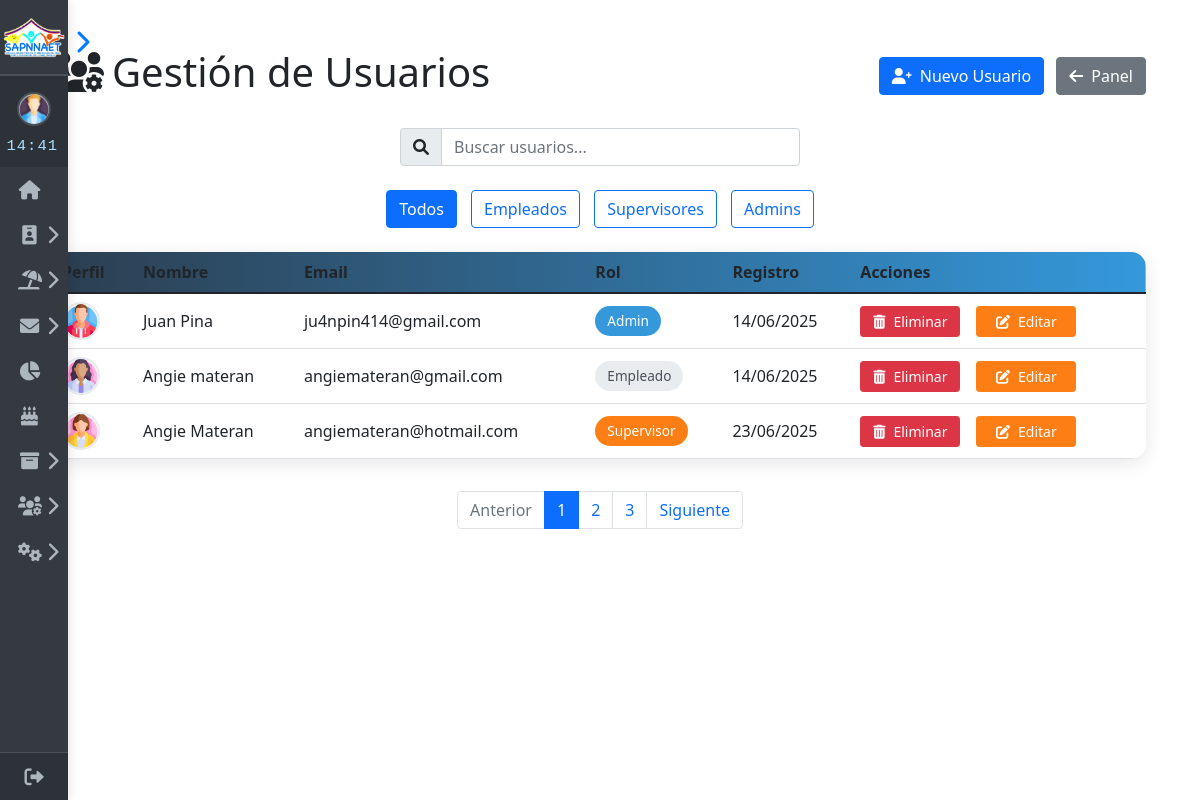
Before: /gestion-usuarios.php (signed in) with the older database file.
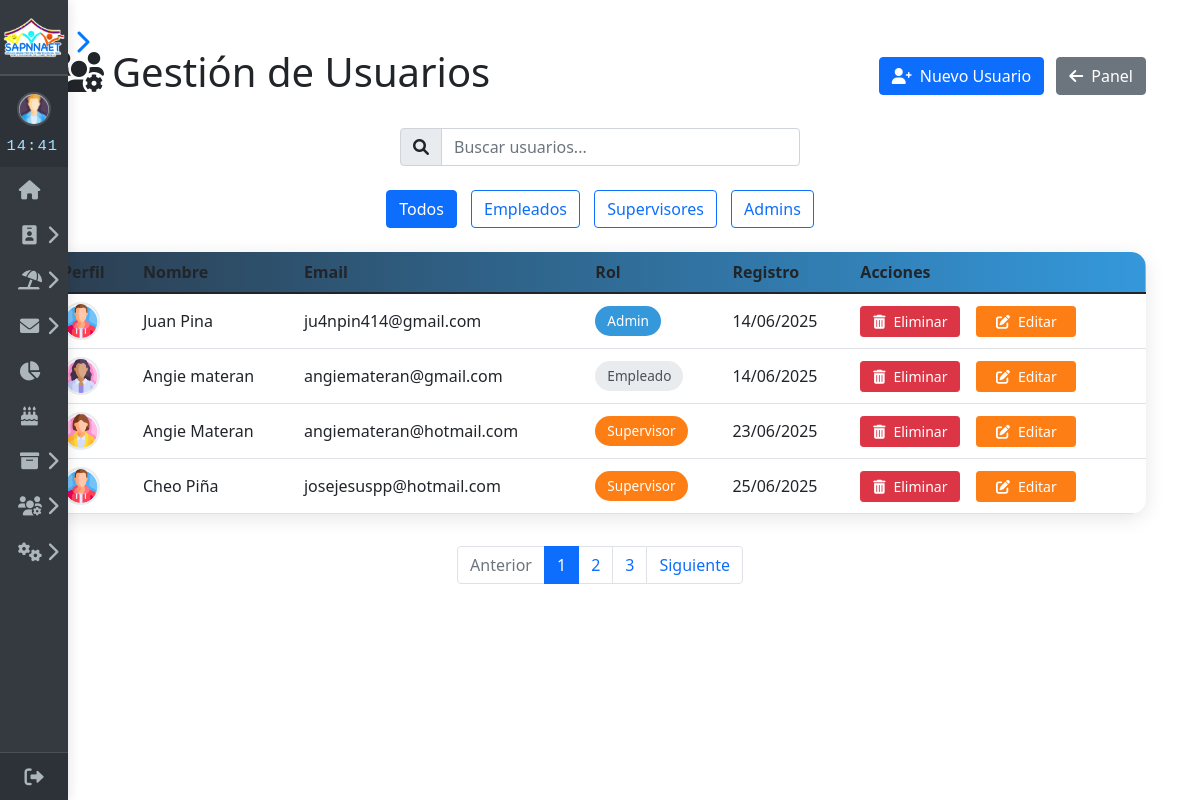
After: the same page with the newer database file.
### tables this page shows
CREATE TABLE `usuarios` (
  `id` int NOT NULL AUTO_INCREMENT,
  `nombre` varchar(50) NOT NULL,
  `apellido` varchar(50) NOT NULL,
  `email` varchar(100) NOT NULL,
  `avatar` varchar(255) DEFAULT NULL,
  `password` varchar(255) NOT NULL,
  `rol` enum('admin','supervisor','empleado') DEFAULT 'empleado',
  `token_reset` varchar(255) DEFAULT NULL,
  `token_expira` datetime DEFAULT NULL,
  `creado_en` datetime DEFAULT CURRENT_TIMESTAMP,
  `remember_token` varchar(100) DEFAULT NULL,
  PRIMARY KEY (`id`),
  UNIQUE KEY `email` (`email`)
);

### gestion-usuarios.php (the view, shortened to what this page needs)
<?php
require 'conexion_archivero.php';
$stmt = $conexion->prepare("SELECT id, nombre, apellido, email, rol, creado_en, avatar FROM usuarios WHERE id != ?");
$stmt->bind_param("i", $_SESSION['usuario']['id']);
$stmt->execute();
$resultado = $stmt->get_result();
$usuarios = $resultado->fetch_all(MYSQLI_ASSOC);
$badge_colors = [
    'admin' => 'badge-admin',
    'supervisor' => 'badge-supervisor',
    'empleado' => 'badge-empleado'
];
require $_SERVER['DOCUMENT_ROOT']."/proyecto/inicio/sidebar.php";
?>
<!DOCTYPE html>
<html lang="es">
<head>
    <link href="https://cdn.jsdelivr.net/npm/bootstrap@5.1.3/dist/css/bootstrap.min.css" rel="stylesheet">
    <link rel="stylesheet" href="https://cdnjs.cloudflare.com/ajax/libs/font-awesome/6.0.0/css/all.min.css">
</head>
<body>
    <div class="container py-5">
        <div class="d-flex justify-content-between align-items-center mb-4">
            <h1><i class="fas fa-users-cog me-2"></i>Gestión de Usuarios</h1>
            <div>
                <a href="register-admin.php" class="btn btn-primary me-2">
                    <i class="fas fa-user-plus me-2"></i>Nuevo Usuario
                </a>
                <a href="../index.php" class="btn btn-secondary">
                    <i class="fas fa-arrow-left me-2"></i>Panel
                </a>
            </div>
        </div>
        <div class="search-container mb-4">
            <div class="input-group">
                <span class="input-group-text"><i class="fas fa-search"></i></span>
                <input type="text" id="searchInput" class="form-control" placeholder="Buscar usuarios...">
            </div>
        </div>
        <div class="filter-buttons text-center mb-4">
            <button class="btn btn-outline-primary filter-btn active" data-filter="all">Todos</button>
            <button class="btn btn-outline-primary filter-btn" data-filter="empleado">Empleados</button>
            <button class="btn btn-outline-primary filter-btn" data-filter="supervisor">Supervisores</button>
            <button class="btn btn-outline-primary filter-btn" data-filter="admin">Admins</button>
        </div>
        <div class="user-table">
            <table class="table table-hover mb-0">
                <thead>
                    <tr>
                        <th>Perfil</th>
                        <th>Nombre</th>
                        <th>Email</th>
                        <th>Rol</th>
                        <th>Registro</th>
                        <th>Acciones</th>
                    </tr>
                </thead>
                <tbody id="userTableBody">
                    <?php foreach($usuarios as $usuario): ?>
                    <tr data-role="<?= $usuario['rol'] ?>">
                        <td>
                            <img src="<?= htmlspecialchars($usuario['avatar'] ?? '/proyecto/inicio/img/avatar-default.png') ?>"
                                class="avatar-user" alt="avatar">
                        </td>
                        <td><?= htmlspecialchars($usuario['nombre']." ".$usuario['apellido']) ?></td>
                        <td><?= htmlspecialchars($usuario['email']) ?></td>
                        <td>
                            <form method="POST" class="d-inline">
                                <button type="submit" name="cambiar_rol"
                                    class="role-badge <?= $badge_colors[$usuario['rol']] ?? 'badge-empleado' ?>"
                                    title="Clic para cambiar el rol">
                                    <?= ucfirst($usuario['rol']) ?>
                                </button>
                            </form>
                        </td>
                        <td><?= date('d/m/Y', strtotime($usuario['creado_en'])) ?></td>
                        <td>
                            <div class="d-flex gap-2">
                                <form method="POST" class="me-2 d-inline">
                                    <button type="submit" name="eliminar_usuario" class="btn btn-sm btn-danger action-btn"
                                            onclick="return confirm('¿Eliminar permanentemente este usuario?')">
                                        <i class="fas fa-trash-alt me-2"></i>Eliminar
                                    </button>
                                </form>
                                <a href="editar-usuario.php?id=<?= $usuario['id'] ?>" class="btn btn-sm btn-warning action-btn">
                                    <i class="fas fa-edit me-2"></i>Editar
                                </a>
                            </div>
                        </td>
                    </tr>
                    <?php endforeach; ?>
                </tbody>
            </table>
        </div>
        <nav aria-label="Page navigation" class="mt-4">
            <ul class="pagination">
                <li class="page-item disabled"><a class="page-link" href="#">Anterior</a></li>
                <li class="page-item active"><a class="page-link" href="#">1</a></li>
                <li class="page-item"><a class="page-link" href="#">2</a></li>
                <li class="page-item"><a class="page-link" href="#">3</a></li>
                <li class="page-item"><a class="page-link" href="#">Siguiente</a></li>
            </ul>
        </nav>
    </div>
</body>
</html>

### inicio/sidebar.php (shortened to what this page needs)
<?php
$rol = $_SESSION['usuario']['rol'] ?? '';
$avatar = $_SESSION['usuario']['avatar'] ?? '/proyecto/inicio/img/avatar-default.png';
?>
<!DOCTYPE html>
<html lang="es">
<head>
  <link href="https://cdn.jsdelivr.net/npm/bootstrap@5.3.0-alpha1/dist/css/bootstrap.min.css" rel="stylesheet">
  <link href="https://cdnjs.cloudflare.com/ajax/libs/font-awesome/6.0.0-beta3/css/all.min.css" rel="stylesheet">
</head>
<body>
  <div class="sidebar collapsed" id="sidebar" role="navigation" aria-label="Menú principal">
    <div class="logo">
      <img src="/proyecto/inicio/img/logo-sapnna.png" alt="Logo institucional" draggable="false">
    </div>
    <div class="profile" style="cursor:pointer" onclick="window.location.href='/proyecto/inicio/perfil_usuario.php'">
      <img src="<?= htmlspecialchars($avatar) ?>" alt="Avatar usuario">
      <div class="profile-clock">
        <span id="sidebarClock">--:--</span>
      </div>
    </div>
    <div class="sidebar-scroll">
      <ul class="menu" style="padding-bottom:80px">
        <li>
          <a href="/proyecto/inicio/index.php" class="menu-link" tabindex="0" data-bs-toggle="tooltip" data-bs-placement="right" title="Dashboard">
            <i class="fas fa-home"></i>
          </a>
        </li>
        <li>
          <div class="menu-item" data-link="#" data-submenu="submenu-rrhh" tabindex="0" aria-haspopup="true" aria-expanded="false" aria-controls="submenu-rrhh" data-bs-toggle="tooltip" data-bs-placement="right" title="RRHH">
            <i class="fas fa-id-badge"></i>
            <i class="fas fa-chevron-right submenu-arrow"></i>
          </div>
        </li>
        <li>
          <div class="menu-item" data-link="#" data-submenu="submenu-vacaciones" tabindex="0" aria-haspopup="true" aria-expanded="false" aria-controls="submenu-vacaciones" data-bs-toggle="tooltip" data-bs-placement="right" title="Vacaciones">
            <i class="fas fa-umbrella-beach"></i>
            <i class="fas fa-chevron-right submenu-arrow"></i>
          </div>
        </li>
        <li>
          <div class="menu-item" data-link="#" data-submenu="submenu-solicitudes" tabindex="0" aria-haspopup="true" aria-expanded="false" aria-controls="submenu-solicitudes" data-bs-toggle="tooltip" data-bs-placement="right" title="Solicitudes">
            <i class="fas fa-envelope"></i>
            <i class="fas fa-chevron-right submenu-arrow"></i>
          </div>
        </li>
        <?php if ($rol === 'admin' || $rol === 'supervisor'): ?>
        <li>
          <a href="/proyecto/inicio/reportes/reportes.php" class="menu-link" tabindex="0" data-bs-toggle="tooltip" data-bs-placement="right" title="Reportes">
            <i class="fas fa-chart-pie"></i>
          </a>
        </li>
        <?php endif; ?>
        <li>
          <a href="/proyecto/inicio/cumple/calendario.php" class="menu-link" tabindex="0" data-bs-toggle="tooltip" data-bs-placement="right" title="Cumpleaños">
            <i class="fas fa-birthday-cake"></i>
          </a>
        </li>
        <li>
          <div class="menu-item" data-link="#" data-submenu="submenu-archivero" tabindex="0" aria-haspopup="true" aria-expanded="false" aria-controls="submenu-archivero" data-bs-toggle="tooltip" data-bs-placement="right" title="Archivero">
            <i class="fas fa-archive"></i>
            <i class="fas fa-chevron-right submenu-arrow"></i>
          </div>
        </li>
        <?php if ($rol === 'admin'): ?>
        <li>
          <div class="menu-item" data-link="#" data-submenu="submenu-usuarios" tabindex="0" aria-haspopup="true" aria-expanded="false" aria-controls="submenu-usuarios" data-bs-toggle="tooltip" data-bs-placement="right" title="Usuarios">
            <i class="fas fa-users-cog"></i>
            <i class="fas fa-chevron-right submenu-arrow"></i>
          </div>
        </li>
        <li>
          <div class="menu-item" data-link="#" data-submenu="submenu-config" tabindex="0" aria-haspopup="true" aria-expanded="false" aria-controls="submenu-config" data-bs-toggle="tooltip" data-bs-placement="right" title="Configuración y Soporte">
            <i class="fas fa-cogs"></i>
            <i class="fas fa-chevron-right submenu-arrow"></i>
          </div>
        </li>
        <?php endif; ?>
      </ul>
    </div>
    <div class="logout-fixed">
      <a href="/proyecto/logout.php" class="menu-link" tabindex="0" data-bs-toggle="tooltip" data-bs-placement="right" title="Logout">
        <i class="fas fa-sign-out-alt"></i>
      </a>
    </div>
  </div>
  <button class="toggle-btn-minimal" id="toggle-btn" aria-label="Expandir/cerrar menú lateral">
    <i class="fas fa-chevron-right"></i>
  </button>
</body>
</html>

### inicio/sidebar.php (style rules this page uses)
body { margin: 0; font-family: 'Arial', sans-serif; }
.sidebar { display: flex; flex-direction: column; height: 100vh; width: 200px; min-width: 68px; background: #343a40; position: fixed; top: 0; left: 0; z-index: 1000; box-shadow: 0 0 12px #0002; transition: width 0.3s; overflow: hidden; }
.sidebar.collapsed { width: 68px; }
.logo, .profile, .logout-fixed { flex-shrink: 0; }
.logo { text-align: center; padding: 16px 0 14px 0; border-bottom: 1px solid #495057; }
.logo img { max-width: 92%; height: auto; }
.profile { display: flex; flex-direction: column; align-items: center; gap: 6px; padding: 16px 18px 8px 18px; border-top: 1px solid #495057; background: #2d3238; min-height: 88px; position: relative; width: 100%; }
.profile img { width: 38px; height: 38px; border-radius: 50%; object-fit: cover; background: #adb5bd; border: 2px solid #495057; flex-shrink: 0; transition: width 0.3s, height 0.3s; }
.profile-clock { width: 100%; text-align: center; padding: 2px 0 0 0; font-size: 1.02em; color: #a6e0ff; font-family: 'Segoe UI Mono', Consolas, monospace; letter-spacing: 1px; display: flex; align-items: center; justify-content: center; gap: 8px; margin-top: 0.18em; margin-bottom: 0.2em; transition: font-size 0.2s; white-space: nowrap; overflow: hidden; min-height: 1.3em; background: none; z-index: 1; }
.sidebar.collapsed .profile { padding: 16px 0 6px 0; }
.sidebar.collapsed .profile img { width: 34px; height: 34px; }
.sidebar.collapsed .profile-clock { font-size: 0.97em; padding: 0; }
.profile-clock span { display: inline-block; min-width: 55px; text-align: left; }
.sidebar-scroll { flex: 1 1 auto; min-height: 0; overflow-y: auto; overflow-x: hidden; scrollbar-width: thin; scrollbar-color: #7da2e3 #22272b; }
.menu { list-style: none; padding: 0; margin: 0; }
.menu-item, .menu-link { display: flex; align-items: center; padding: 13px 18px; color: #adb5bd; text-decoration: none; font-size: 16px; transition: background-color 0.3s; cursor: pointer; user-select: none; outline: none; background: none; border: none; }
.menu-item i, .menu-link i { margin-right: 15px; font-size: 1.2em; min-width: 23px; text-align: center; }
.sidebar.collapsed .menu-item i, .sidebar.collapsed .menu-link i { margin-right: 0; }
.logout-fixed { flex-shrink: 0; position: relative; border-top: 1px solid #495057; background: #2d3238; z-index: 2; }
.logout-fixed .menu-link { padding: 14px 18px; color: #adb5bd; display: flex; align-items: center; background: none; }
.sidebar.collapsed .logout-fixed .menu-link { justify-content: center; }
.toggle-btn-minimal { position: fixed; top: 28px; left: 200px; width: 28px; height: 28px; padding: 0; background: none; color: #007bff; border: none; outline: none; cursor: pointer; z-index: 1100; display: flex; align-items: center; justify-content: center; transition: left 0.3s, color 0.2s; }
.toggle-btn-minimal i { font-size: 1.5em; }
.sidebar.collapsed ~ .toggle-btn-minimal { left: 68px; }
.submenu-arrow { margin-left: auto; transition: transform 0.2s; }

### gestion-usuarios.php (style rules this page uses)
:root { --primary-color: #2c3e50; --secondary-color: #3498db; --danger-color: #dc3545; --warning-color: #fd7e14; --success-color: #20c997; }
.user-table { background: white; border-radius: 15px; box-shadow: 0 4px 20px rgba(0,0,0,0.1); overflow: hidden; }
.table thead { background: linear-gradient(to right, var(--primary-color), var(--secondary-color)); color: white; }
.role-badge { padding: 5px 12px; border-radius: 20px; font-size: 0.85rem; border: none; outline: none; }
.badge-empleado { background: #e9ecef; color: #495057; }
.badge-admin { background: var(--secondary-color); color: #fff; }
.badge-supervisor { background: var(--warning-color); color: #fff; }
.avatar-user { width: 38px; height: 38px; border-radius: 50%; object-fit: cover; border: 2px solid #e9ecef; margin-right: 10px; vertical-align: middle; background: #f8f9fa; }
.action-btn { transition: all 0.3s ease; min-width: 100px; }
.btn-danger { background: var(--danger-color); border-color: var(--danger-color); }
.btn-warning { background: var(--warning-color); border-color: var(--warning-color); color: #fff; }
.search-container { max-width: 400px; margin: 0 auto 2rem; }
.filter-buttons .btn { margin: 0 5px; }
.pagination { justify-content: center; margin-top: 2rem; }
.table td, .table th { vertical-align: middle !important; }

Changed rows visible on the page:
added usuarios: avatar (picture), nombre+apellido "Cheo Piña", email "josejesuspp@hotmail.com", rol "Supervisor", creado_en "25/06/2025"
